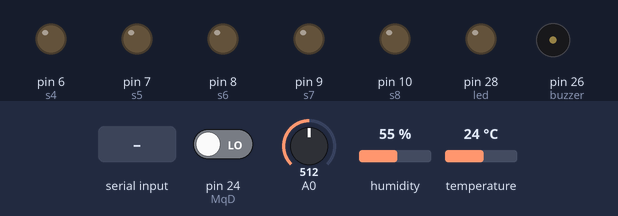
The sketch below on a simulated Arduino Mega 2560, built with avr-gcc and run on an emulated ATmega2560. Shown: output pins drawn as LEDs (lit = HIGH), buzzer (waves = sounding, pin HIGH). The test bench sets the inputs (shaded band); at power-on: pin 24 (MqD) LOW, A0 = 512, humidity 55 %, temperature 24 °C. What the sketch prints to the serial monitor is not drawn.

Above: at 1.0 s.
1.1 s: "90,45\n" received over the second serial link
At 3.4 s:
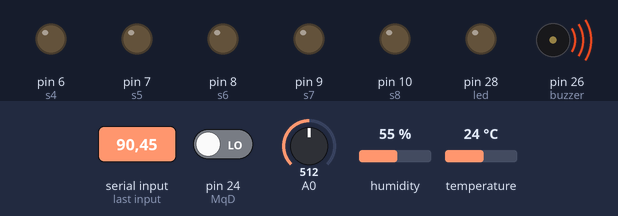
5.1 s: pin 24 (MqD) driven HIGH
At 5.7 s:
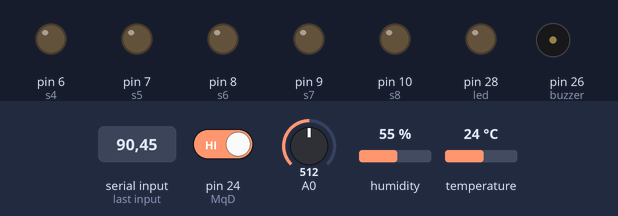
6.7 s: pin 24 (MqD) driven LOW
At 8.4 s:
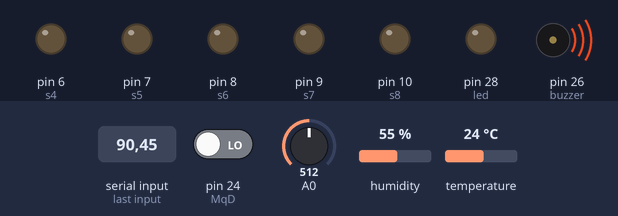
Timing chart, 0 to 9.2 s (numbered marks = the images above; inputs shaded):
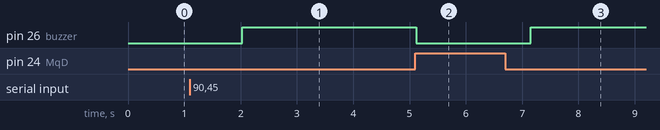

Measured:
- after the input at 1.1 s, pin 26 (buzzer): LOW → HIGH after 0.93 s
- after the input at 5.1 s, pin 26 (buzzer): HIGH → LOW at once
- after the input at 6.7 s, pin 26 (buzzer): LOW → HIGH after 0.46 s

The sketch:

arduino.ino
```cpp
#include <ArduinoJson.h>
#include "DHT.h"
#define DHTPIN 22     // what pin we're connected to
#define DHTTYPE DHT11   // DHT 22  (AM2302)

int incomingByte = 0;
bool sts;

const int s1 = 3;
const int s2 = 4;
const int s3 = 5;
const int s4 = 6;
const int s5 = 7;
const int s6 = 8;
const int s7 = 9;
const int s8 = 10;
const int MqD = 24;
const int buzzer =  26;
const int led = 28;
const int mqA = A0;

float R0 = 0.95; //Resistance in fresh Air
float sensor_volt;//Sensor volt
float m = -0.47; //Slope
float b = 1.31; //Y-Intercept
float RS_gas; // Get value of RS in a GAS
float ratio; // Get ratio RS_GAS/RS_air
String t = "20";
String h = "20";
String co = "40";
String ch = "60";

DHT dht(DHTPIN, DHTTYPE);
void setup() {
   Serial.begin(9600);
   dht.begin();
   Serial3.begin(115200);

   pinMode(s1,OUTPUT);
   pinMode(s2,OUTPUT);
   pinMode(s3,OUTPUT);
   pinMode(s4,OUTPUT);
   pinMode(s5,OUTPUT);
   pinMode(s6,OUTPUT);
   pinMode(s7,OUTPUT);
   pinMode(s8,OUTPUT);
   pinMode(led,OUTPUT);
   pinMode(buzzer,OUTPUT);
   pinMode(MqD,INPUT);

   Serial.println("Starting Serial Port");
   while(!Serial3.available()){
    Serial.print(".");
    delay(1000);
   }
   Serial.println("");
   Serial.println("Wifi Module Started");
}

void loop() {
    int sensorValue = analogRead(A0);
    int sensorStatus = digitalRead(MqD);
    Serial.print(sensorStatus);

    sensor_volt=(float)sensorValue/1024*5.0;
    RS_gas = (5.0-sensor_volt)/sensor_volt; // omit *RL
    ratio = RS_gas/R0;  // ratio = RS/R0
    double ppm_log = (log10(ratio)-b)/m; //Get ppm value in linear scale according to the the ratio value
    double ppm = pow(10, ppm_log); //Convert ppm value to log scale

    co=ppm;
    ch=sensor_volt;
    h = dht.readHumidity();
    t = dht.readTemperature();
    if(t.toInt()>50 || h.toInt()>90 || sensorStatus==0){
      digitalWrite(buzzer,HIGH);
    }else{
      digitalWrite(buzzer,LOW);
    }
    sendSenorsReadingToEsp();
    if(Serial3.available()){
      String msg = "";
      while(Serial3.available()){
        msg += char(Serial3.read());
        delay(10);
      }
      Serial.println(msg.length());
      relayHandler(msg);
    }
    delay(500);
}
void relayHandler (String message){

  Serial.print(message);
  DynamicJsonDocument doc(1024);
  deserializeJson(doc,message);
  int  switch_no = doc["s_n"];
  int   states =  doc["s_s"];
  sts = states == 1 ? HIGH : LOW;
  Serial.println("");
  Serial.println(switch_no);
  Serial.println(sts);
  if(switch_no){
    digitalWrite(switch_no+2,sts);
  }
}
 void sendSenorsReadingToEsp() {
  String sensorDetails = "{\"t\":\""+String(t)+"\",\"h\":\""+String(h)+"\",\"co\":\""+String(co)+"\",\"ch\":\""+String(ch)+"\"}";
  int len = sensorDetails.length()+1;
  char sensorsDatas[len];
  sensorDetails.toCharArray(sensorsDatas,len);
  Serial3.write(sensorsDatas);
}
```
